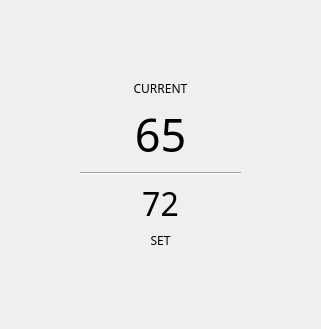
<?xml version="1.0" encoding="UTF-8"?>
<ui version="4.0">
 <class>TemperatureControl</class>
 <widget class="QWidget" name="TemperatureControl">
  <property name="geometry">
   <rect>
    <x>0</x>
    <y>0</y>
    <width>321</width>
    <height>321</height>
   </rect>
  </property>
  <property name="windowTitle">
   <string>TemperatureControl</string>
  </property>
  <layout class="QVBoxLayout" name="verticalLayout">
   <property name="leftMargin">
    <number>80</number>
   </property>
   <property name="topMargin">
    <number>80</number>
   </property>
   <property name="rightMargin">
    <number>80</number>
   </property>
   <property name="bottomMargin">
    <number>80</number>
   </property>
   <item>
    <spacer name="verticalSpacer">
     <property name="orientation">
      <enum>Qt::Vertical</enum>
     </property>
     <property name="sizeHint" stdset="0">
      <size>
       <width>20</width>
       <height>0</height>
      </size>
     </property>
    </spacer>
   </item>
   <item>
    <widget class="QLabel" name="label_Top">
     <property name="font">
      <font>
       <family>Sans Serif</family>
      </font>
     </property>
     <property name="styleSheet">
      <string notr="true"/>
     </property>
     <property name="text">
      <string>CURRENT</string>
     </property>
     <property name="scaledContents">
      <bool>true</bool>
     </property>
     <property name="alignment">
      <set>Qt::AlignCenter</set>
     </property>
    </widget>
   </item>
   <item>
    <widget class="QLabel" name="label_Temp_Top">
     <property name="font">
      <font>
       <family>Sans Serif</family>
       <pointsize>34</pointsize>
       <weight>50</weight>
       <bold>false</bold>
      </font>
     </property>
     <property name="text">
      <string>65</string>
     </property>
     <property name="scaledContents">
      <bool>true</bool>
     </property>
     <property name="alignment">
      <set>Qt::AlignCenter</set>
     </property>
    </widget>
   </item>
   <item>
    <widget class="Line" name="line">
     <property name="orientation">
      <enum>Qt::Horizontal</enum>
     </property>
    </widget>
   </item>
   <item>
    <widget class="QLabel" name="label_Temp_Bottom">
     <property name="font">
      <font>
       <family>Sans Serif</family>
       <pointsize>24</pointsize>
      </font>
     </property>
     <property name="text">
      <string>72</string>
     </property>
     <property name="scaledContents">
      <bool>true</bool>
     </property>
     <property name="alignment">
      <set>Qt::AlignCenter</set>
     </property>
    </widget>
   </item>
   <item>
    <widget class="QLabel" name="label_Bottom">
     <property name="font">
      <font>
       <family>Sans Serif</family>
      </font>
     </property>
     <property name="text">
      <string>SET</string>
     </property>
     <property name="scaledContents">
      <bool>true</bool>
     </property>
     <property name="alignment">
      <set>Qt::AlignCenter</set>
     </property>
    </widget>
   </item>
   <item>
    <spacer name="verticalSpacer_2">
     <property name="orientation">
      <enum>Qt::Vertical</enum>
     </property>
     <property name="sizeHint" stdset="0">
      <size>
       <width>20</width>
       <height>1</height>
      </size>
     </property>
    </spacer>
   </item>
  </layout>
 </widget>
 <layoutdefault spacing="6" margin="11"/>
 <resources/>
 <connections/>
</ui>
